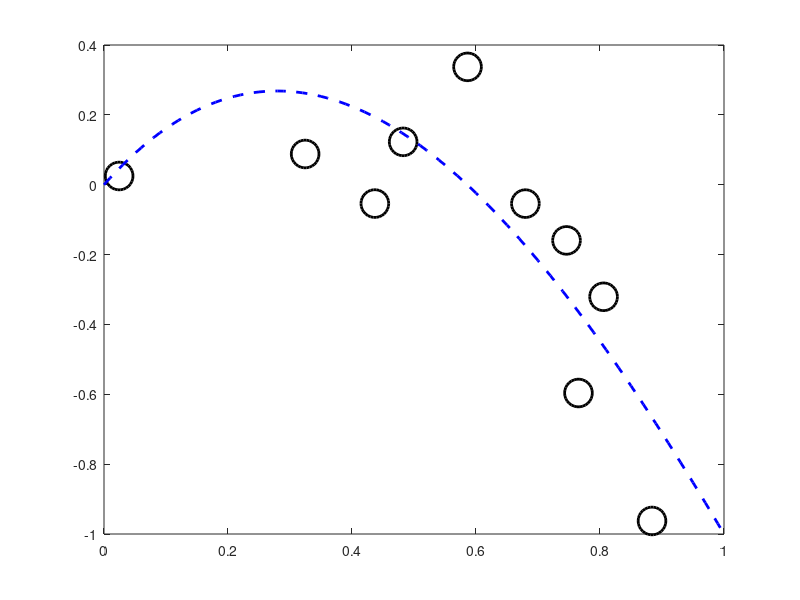

The MATLAB source for this figure: (Note: this script raises an error after producing the figure.)
%% Setup the GP problem

path(path,'../');

clear all;
close all;

x = rand(10,1);
noise_ss = 0.05;

test_x = [0:0.01:1]';
test_y = test_x.^3 - 4*test_x.^2 + 2*test_x;

y = x.^3 - 4*x.^2 + 2*x;
y = y + randn(size(x))*sqrt(noise_ss);

plot(x,y,'ko','markersize',20,'linewidth',2);
hold on
plot(test_x,test_y,'b--','linewidth',2)

setupPlot

xlabel('x');
ylabel('y');

yl = ylim;


makePDF('gpintro_data.eps');

%% Make some polynomial fits
close all
figure;
plot(x,y,'ko','markersize',20,'linewidth',2);
hold all

X = [x.^0];
testX = [test_x.^0];
plotat = [1 2 3 5];
for order = [1:9]
    X = [X x.^order];
    w = inv(X'*X)*X'*y;
    testX = [testX test_x.^order];
    if any(plotat == order)
        plot(test_x,testX*w,'linewidth',2);
    end
end

legend('Data','1st order','2nd order','3rd order','5th order');

setupPlot
xlabel('x');
ylabel('y');
ylim(yl);
makePDF('gpintro_poly.eps');


%% A visual example
close all
kpar = [20 1];
K = kernel(x,x,'gauss',kpar);
testK = kernel(x,test_x,'gauss',kpar);
testKK = kernel(test_x,test_x,'gauss',kpar) + 1e-6*eye(length(test_x));
% Sample functions from the prior
priorFunctions = gausssamp(repmat(0,length(test_x),1),testKK,20);
plot(test_x,priorFunctions','b','linewidth',2)
hold on
plot(x,y,'ko','markersize',20,'linewidth',2);
setupPlot
xlabel('x');
ylabel('y');
ylim(yl);
makePDF('gpintro_prior.eps');

close all

% And the posterior
testCov = testKK - testK'*inv(K + noise_ss*eye(length(x)))*testK;
testMu = testK'*inv(K + noise_ss*eye(length(x)))*y;
posteriorFunctions = gausssamp(testMu,testCov,20);

figure;
plot(test_x,posteriorFunctions','b','linewidth',2);
hold on
plot(x,y,'ko','markersize',20,'linewidth',2);
ylim(yl);
setupPlot;
xlabel('x');
ylabel('y');
plot(test_x,testMu,'r','linewidth',2);
makePDF('gpintro_posterior.pdf');

% Predictive patch plot
close all
figure
predVar = sqrt(diag(testCov));
patch([test_x' test_x(end:-1:1)'],[testMu'+predVar', testMu(end:-1:1)'-predVar(end:-1:1)'],[0.6 0.6 0.6]);
hold on
plot(test_x,testMu,'r','linewidth',2);
plot(x,y,'ko','markersize',20,'linewidth',2);
setupPlot;
xlabel('x');
ylabel('y');
makePDF('gpintro_predictions.pdf');

%% Hyperparameter plot
close all;
hypvals = [1 10 100];
for i = 1:length(hypvals)
    close all;
    figure
    testKK = kernel(test_x,test_x,'gauss',hypvals(i)) + 1e-6*eye(length(test_x));
    priorFunctions = gausssamp(repmat(0,size(test_x)),testKK,20);
    plot(test_x,priorFunctions,'b','linewidth',2);
    setupPlot;
    xlabel('x');
    ylabel('y');
    filename = sprintf('gpintro_prior_hyp%g.eps',hypvals(i));
    makePDF(filename);
end
